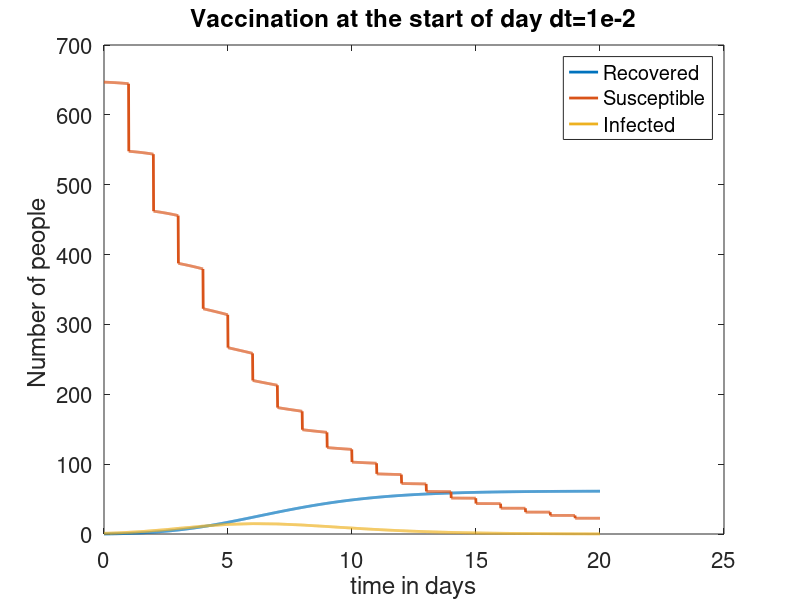

The MATLAB source for this figure:
clear
close all

total_population= 762;

total_time=20;
dt=1e-2;

N= total_time/dt;

% recovery rate
gamma=0.5;

beta=0.00218;

% susceptible
S= zeros(N,1);

% infected
I=zeros(N,1);

% recovered 
R=zeros(N,1);


t= zeros(N,1);

% initial condition
S(1)= total_population-1;
I(1)=1;

% count to check if it is start of day so that vaccination can be done
count = N/20;

for i=1:N
  
    if count== (N/20)   % vaccination at the start of the day
        count = 0;
        S(i)= 0.85*S(i);
    end

    count =count+1;

    R(i+1) = R(i) + gamma*I(i)*dt;

    I(i+1)= I(i) +dt*( beta*I(i)*S(i) - gamma*I(i) );

    S(i+1)= S(i) - dt*beta*I(i)*S(i);

    t(i+1)= t(i)+ dt;

end

set(0,'DefaultAxesFontSize',16);

p1=plot(t,R,'LineWidth',2);

hold on;

p2=plot(t,S,'LineWidth',2);

hold on

p3= plot(t,I,'LineWidth',2);

title('Vaccination at the start of day dt=1e-2');
xlabel('time in days');
ylabel('Number of people ');

legend('Recovered','Susceptible','Infected');
